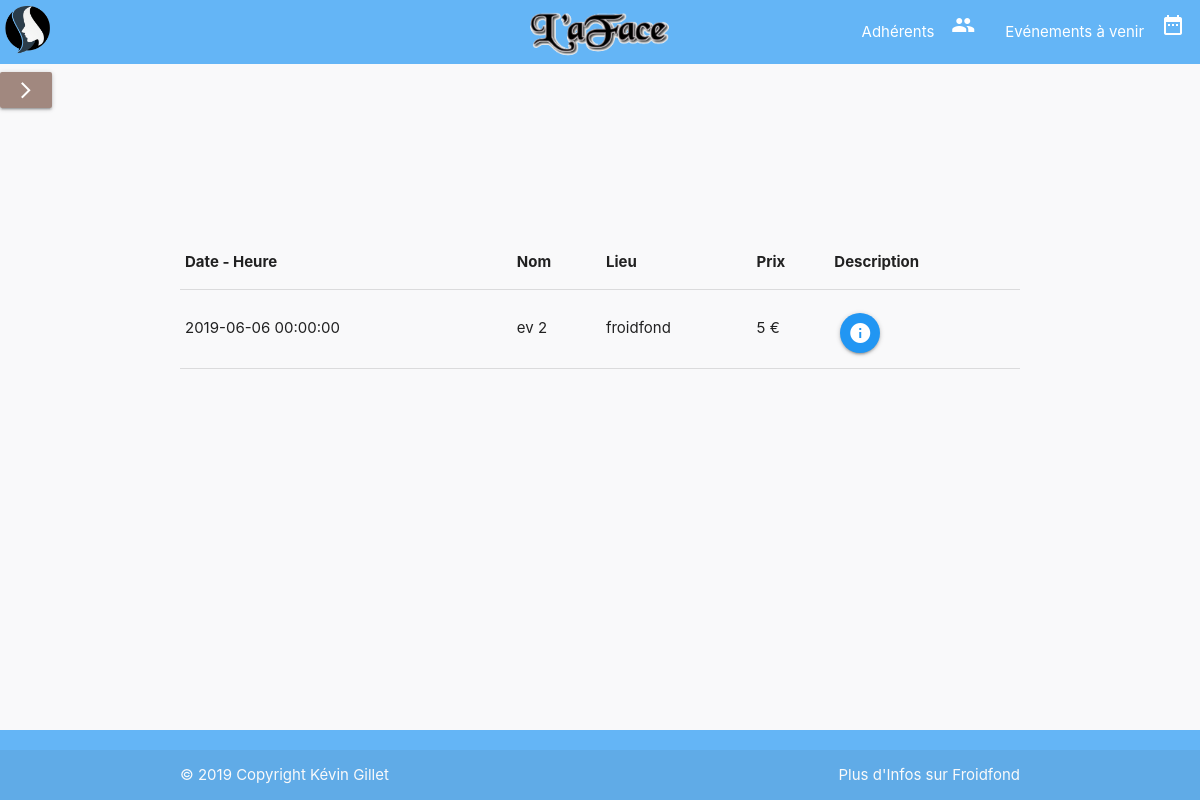
The page /user/page/event-history_view.php on the database as committed earlier.
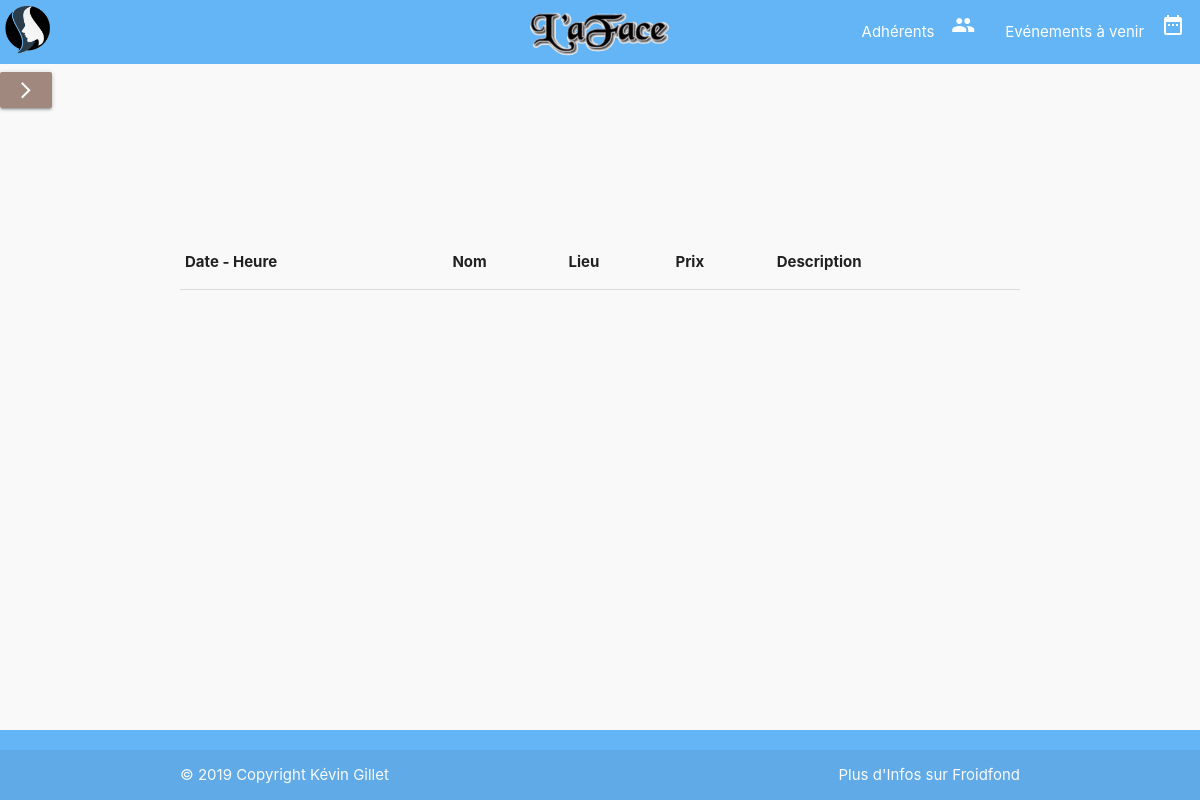
The same page on the database as committed later.
### tables this page shows
CREATE TABLE `evenement` (
  `idEvenement` int(11) NOT NULL,
  `nomEvenement` varchar(100) NOT NULL,
  `dateEvenement` date NOT NULL,
  `lieuEvenement` varchar(100) NOT NULL,
  `prixEntreeEvenement` float NOT NULL,
  `descriptionEvenement` text NOT NULL
);

### user/page/event-history_view.php (the view, shortened to what this page needs)
<?php include '../../modal/header.php'; ?>
<?php require_once '../../config/config.php';
$db = new PDO("mysql:host=" . Config::DB_SERVER . ";dbname=" . Config::DB_NAME
, Config::DB_USERNAME, Config::DB_PASSWORD, array(PDO::MYSQL_ATTR_INIT_COMMAND => "SET NAMES 'utf8'"));
$sql_query = "SELECT ev.dateEvenement, ev.descriptionEvenement, ev.nomEvenement, ev.lieuEvenement, ev.prixEntreeEvenement, ev.idEvenement
FROM evenement ev WHERE ev.dateEvenement < CURRENT_DATE() ORDER BY ev.dateEvenement ASC";
$result = $db->prepare($sql_query);
$result->execute();
$events = $result->fetchAll();
?>
      <main>
        <?php include '../../modal/sidenav.php'; ?>
        <table class="highlight table-gestion member-table responsive-table">
          <thead>
            <tr>
              <th>Date - Heure</th>
              <th>Nom</th>
              <th>Lieu</th>
              <th>Prix</th>
              <th>Description</th>
            </tr>
          </thead>
          <tbody>
            <?php foreach ($events as $line){ ?>
            <tr>
              <td><?php echo $line["dateEvenement"] ?></td>
              <td><?php echo $line["nomEvenement"] ?></td>
              <td><?php echo $line["lieuEvenement"] ?></td>
              <td><?php echo $line["prixEntreeEvenement"] ?>&nbsp;€</td>
              <td><a class="btn-floating waves-effect waves-light blue modal-trigger" href="#modal<?php echo $line["idEvenement"] ?>"><i class="material-icons">info</i></a></td>
            </tr>
            <?php } ?>
          </tbody>
        </table>
      </main>
<?php include '../../modal/footer.php'; ?>

Rows that differ between the two databases and show on the page:
no longer on this page (row edited): evenement: dateEvenement "2019-06-06 00:00:00", nomEvenement "ev 2", lieuEvenement "froidfond", prixEntreeEvenement "5"
